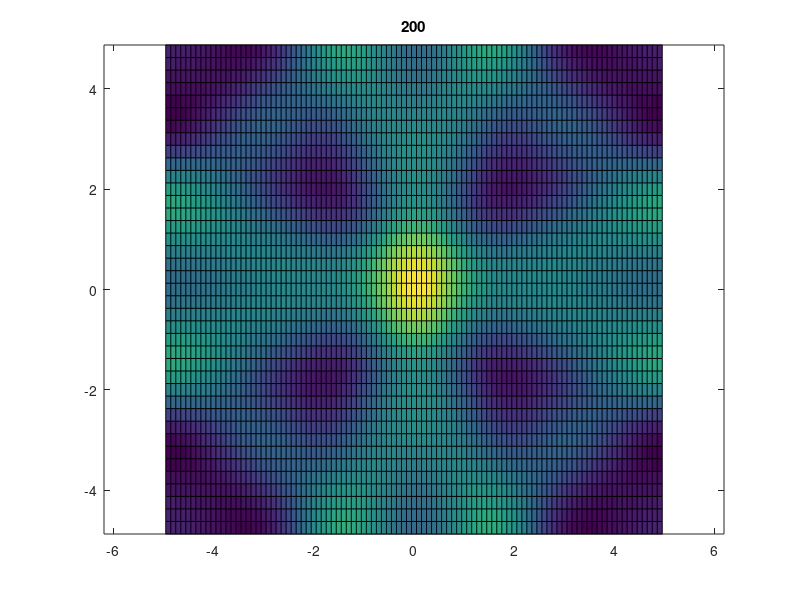

Write the MATLAB code that produced this figure.
clear % Wave 2D loop
% Physics
Lx  = 10;
Ly  = 10;
k   = 1;
rho = 1;
% Numerics
nx  = 100;
ny  = 40;
dx  = Lx/nx;
dy  = Ly/ny;
nt  = 200;
dt  = min([dx,dy])/sqrt(k/rho)/2.1;
% Initial arrays
x   = (-Lx+dx)/2:dx:(Lx-dx)/2;
y   = (-Ly+dy)/2:dy:(Ly-dy)/2;
[x2,y2] = ndgrid(x,y);
% Initial Conditions
P    = exp(-(x2.^2+y2.^2));
Pini = P;
Vx   = zeros(nx+1,ny  );
Vy   = zeros(nx  ,ny+1);
%Action
for it = 1:nt
    Vx(2:end-1,:) = Vx(2:end-1,:) - dt*diff(P,1,1)/dx/rho;
    Vy(:,2:end-1) = Vy(:,2:end-1) - dt*diff(P,1,2)/dy/rho;
    P             = P           - dt*(diff(Vx,1,1)/dx + diff(Vy,1,2)/dy)*k;
    % Plot
    figure(1),clf,pcolor(x2,y2,P),title(it)
    axis equal
    drawnow
    
end